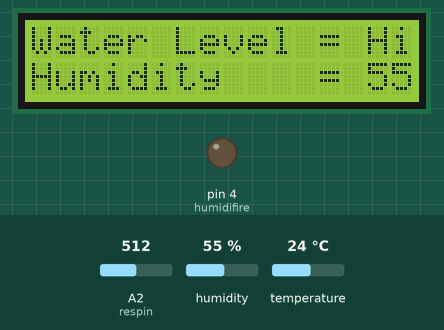
This sketch was run on a simulated Arduino Uno, built with avr-gcc and run on an emulated ATmega328P. Shown: 16×2 character LCD, output pins drawn as LEDs (lit = HIGH). Inputs (shaded band) come from the test bench; at power-on: A2 (respin) = 512, humidity 55 %, temperature 24 °C.

Above: at 4.3 s.
4.4 s: A2 (respin) set to 348
7.2 s: A2 (respin) set to 315
At 7.9 s:
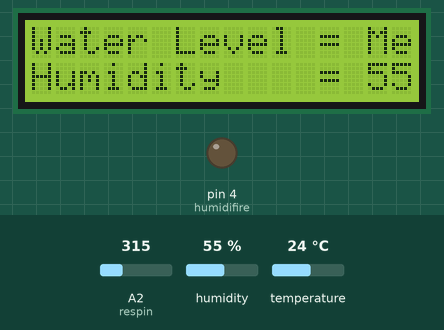
10.0 s: A2 (respin) set to 289
At 11.9 s:
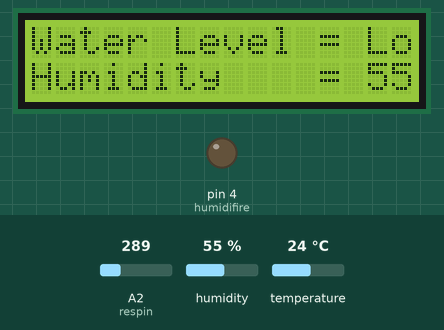
12.9 s: humidity set to 51 %
At 15.7 s:
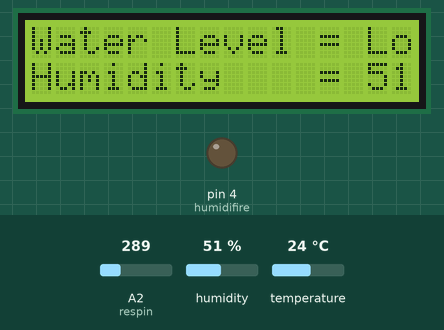
16.1 s: humidity set to 48 %
At 18.4 s:
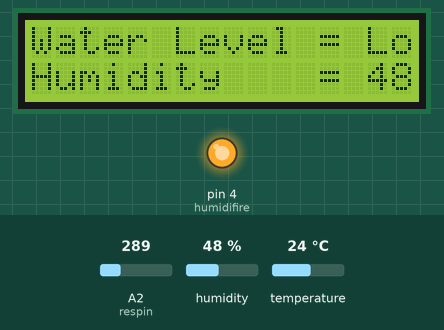
Timing chart, 0 to 49.1 s (numbered marks = the images above; inputs shaded):
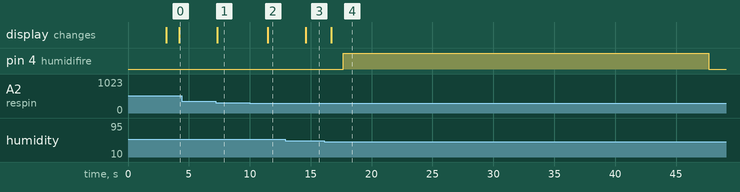

Measured:
- the behaviour switches between 331 and 330 on A2 (respin) (found by bisection; images 0 and 1)
- the behaviour switches between 301 and 300 on A2 (respin) (found by bisection; images 1 and 2)
- the behaviour switches between 50 and 49 % on humidity (found by bisection; images 3 and 4)
- after the input at 4.4 s, every drawn part: stays the same
- after the input at 7.2 s, the display: changes after 0.12 s (image 1)
- after the input at 10.0 s, the display: changes after 1.5 s (image 2)
- after the input at 12.9 s, the display: changes after 1.7 s (image 3)
- after the input at 16.1 s, pin 4 (humidifire): LOW → HIGH after 1.6 s, → LOW 30.0 s later; the display: changes after 0.59 s (image 4)

The sketch:

Test_01.ino
```cpp
// include the library code:
#include <LiquidCrystal_I2C.h>
#include <dht.h>
#include <Wire.h>
//initialise the library with the numbers of the interface pins
LiquidCrystal_I2C lcd(0x27, 16, 2); // set the LCD address to 0x27 for a 16 chars and 4 line display

int resval = 0;  // holds the value
int respin = A2; // WATER LEVEL sensor pin used

dht DHT;
#define DHT11_PIN 3  //Dht11 pin

int pumpTimer = 3 ;  //water pump pin design

int humidifire = 4 ; //Humidifire pump pin design

int furtilizerPumpTimer = 5 ;  //Furtilizer Pump pin design

void setup() {
  Serial.begin(9600);   // Serial communication board rate

  pinMode(pumpTimer, OUTPUT); // water pump pin design
  pinMode(humidifire, OUTPUT);   //Humidifire pump pin design

  lcd.init();                       // initialize the lcd
  lcd.init();
  lcd.backlight();

  lcd.setCursor(1, 0);
  lcd.print("Sanduni");
  lcd.setCursor(5, 1);
  lcd.print("HND");
  delay(3000);
  lcd.clear();


}

void loop() {


  ////////////////////////WATER LEVEL ////////////////

  // set the cursor to column 0, line 1
  lcd.setCursor(0, 0);
  lcd.print("Water Level = ");

  resval = analogRead(respin); //Read data from analog pin and store it to resval variable

  if (resval <= 100) {
    lcd.print("Empty ");
  }
  else if (resval > 100 && resval <= 300) {
    lcd.print("Low ");
  } else if (resval > 300 && resval <= 330) {
    lcd.print("Medium ");
  } else if (resval > 330) {
    lcd.print("High");
  }
  delay(1000);
  ////////////////////////////// DHT 11 /////////////////////
  int chk = DHT.read11(DHT11_PIN);
  lcd.setCursor(0, 1);
  lcd.print("Temperature = ");
  lcd.print(DHT.temperature);
  lcd.setCursor(0, 2);
  lcd.print("Humidity    = ");
  lcd.print(DHT.humidity);
  delay(1000);

  /////////////////////PUMP/////////////////////
  unsigned long currentTime = millis();
  if (currentTime - 900000 == 0) {
    pump ();
    currentTime = 0 ;
  }

  /////////////////Humidifire////////////
  if (DHT.humidity < 50) {
  digitalWrite(humidifire,HIGH);
  delay(30000);
  digitalWrite(humidifire,LOW);
  }

    if (DHT.temperature > 28) {
  digitalWrite(humidifire,HIGH);
  delay(30000);
  digitalWrite(humidifire,LOW);
  }

}

void pump () {
  digitalWrite(pumpTimer, HIGH);
  lcd.setCursor(0, 3);
  lcd.print("Pump is on");
  delay(120000);
  digitalWrite(pumpTimer, LOW);
  lcd.setCursor(0, 3);
  lcd.print("Pump is off");

}
```
